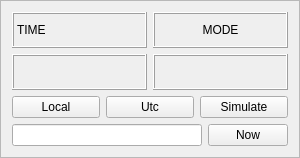
<?xml version="1.0" encoding="UTF-8"?>
<ui version="4.0">
 <class>Frame</class>
 <widget class="QFrame" name="Frame">
  <property name="geometry">
   <rect>
    <x>0</x>
    <y>0</y>
    <width>300</width>
    <height>158</height>
   </rect>
  </property>
  <property name="minimumSize">
   <size>
    <width>300</width>
    <height>158</height>
   </size>
  </property>
  <property name="windowTitle">
   <string>Frame</string>
  </property>
  <property name="frameShape">
   <enum>QFrame::StyledPanel</enum>
  </property>
  <property name="frameShadow">
   <enum>QFrame::Raised</enum>
  </property>
  <layout class="QGridLayout" name="gridLayout">
   <item row="0" column="0">
    <layout class="QVBoxLayout" name="verticalLayout_2">
     <item>
      <layout class="QHBoxLayout" name="horizontalLayout">
       <item>
        <widget class="QLabel" name="time">
         <property name="frameShape">
          <enum>QFrame::Box</enum>
         </property>
         <property name="frameShadow">
          <enum>QFrame::Raised</enum>
         </property>
         <property name="text">
          <string>TIME</string>
         </property>
        </widget>
       </item>
       <item>
        <widget class="QLabel" name="mode">
         <property name="frameShape">
          <enum>QFrame::Box</enum>
         </property>
         <property name="frameShadow">
          <enum>QFrame::Raised</enum>
         </property>
         <property name="text">
          <string>MODE</string>
         </property>
         <property name="alignment">
          <set>Qt::AlignCenter</set>
         </property>
        </widget>
       </item>
      </layout>
     </item>
     <item>
      <layout class="QHBoxLayout" name="horizontalLayout_2">
       <item>
        <widget class="QLabel" name="error">
         <property name="frameShape">
          <enum>QFrame::Box</enum>
         </property>
         <property name="frameShadow">
          <enum>QFrame::Raised</enum>
         </property>
         <property name="text">
          <string/>
         </property>
        </widget>
       </item>
       <item>
        <widget class="QLabel" name="rpc_feedback">
         <property name="frameShape">
          <enum>QFrame::Box</enum>
         </property>
         <property name="frameShadow">
          <enum>QFrame::Raised</enum>
         </property>
         <property name="text">
          <string/>
         </property>
        </widget>
       </item>
      </layout>
     </item>
     <item>
      <layout class="QHBoxLayout" name="horizontalLayout_4">
       <item>
        <widget class="QPushButton" name="set_local_mode">
         <property name="toolTip">
          <string>&lt;html&gt;&lt;head/&gt;&lt;body&gt;&lt;p&gt;Set the timer to Local Mode&lt;/p&gt;&lt;/body&gt;&lt;/html&gt;</string>
         </property>
         <property name="text">
          <string>Local</string>
         </property>
        </widget>
       </item>
       <item>
        <widget class="QPushButton" name="set_utc_mode">
         <property name="toolTip">
          <string>&lt;html&gt;&lt;head/&gt;&lt;body&gt;&lt;p&gt;Set Timer to DC Mode&lt;/p&gt;&lt;p&gt;&lt;br/&gt;&lt;/p&gt;&lt;/body&gt;&lt;/html&gt;</string>
         </property>
         <property name="text">
          <string>Utc</string>
         </property>
        </widget>
       </item>
       <item>
        <widget class="QPushButton" name="set_simulate">
         <property name="toolTip">
          <string>&lt;html&gt;&lt;head/&gt;&lt;body&gt;&lt;p&gt;Set to simulation mode with the time entered here&lt;/p&gt;&lt;/body&gt;&lt;/html&gt;</string>
         </property>
         <property name="text">
          <string>Simulate</string>
         </property>
        </widget>
       </item>
      </layout>
     </item>
     <item>
      <layout class="QHBoxLayout" name="horizontalLayout_5">
       <item>
        <widget class="QLineEdit" name="in_time">
         <property name="toolTip">
          <string>&lt;html&gt;&lt;head/&gt;&lt;body&gt;&lt;p&gt;New time for Simulation mode. Click now for the local computer time&lt;/p&gt;&lt;/body&gt;&lt;/html&gt;</string>
         </property>
        </widget>
       </item>
       <item>
        <widget class="QPushButton" name="set_now">
         <property name="text">
          <string>Now</string>
         </property>
        </widget>
       </item>
      </layout>
     </item>
    </layout>
   </item>
  </layout>
 </widget>
 <resources/>
 <connections/>
</ui>
